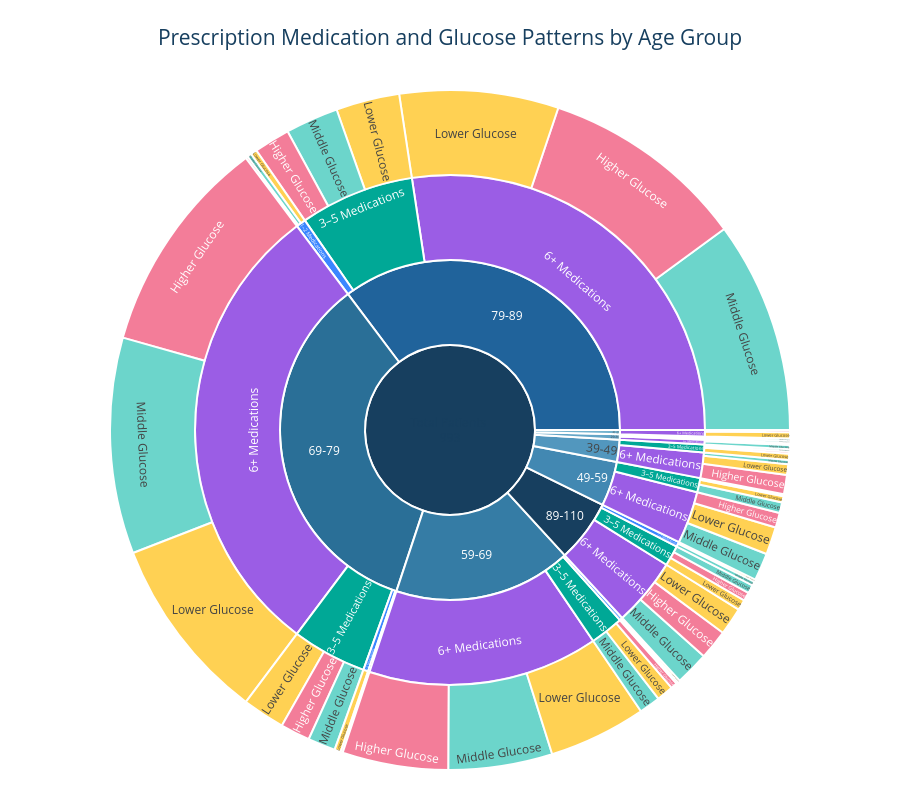

The notebook cell this image was saved under:
### Markdown cell above
# PA5: Among patients receiving multiple medications, which age groups show the greatest medication burden, and how do their glucose levels differ across these groups? 

## Prescription Medication and Laboratory Results — Sunburst Chart
### Reasoning

Combining prescription records with glucose measurements helps us understand how laboratory results vary among patients taking different numbers of medications. A Sunburst chart shows these patterns across age groups, making it easier to identify patient groups that may benefit from further laboratory and medication review.

### Code cell
import pandas as pd
import numpy as np
import plotly.graph_objects as go
import re

# --------------------------------------------------
# 1. Define columns
# --------------------------------------------------

ID_COL = "inpatient_number"
AGE_COL = "agecat"
GLUCOSE_COL = "glucose_blood_gas"

# Identify medication column
med_options = [
    "drug_name",
    "medication_name",
    "medicine_name",
    "prescription_name",
    "generic_name",
    "drug",
    "medication",
    "medicine",
    "drug_class",
    "drug_code"
]

MED_COL = next(
    (col for col in med_options if col in prescriptions.columns),
    None
)

if MED_COL is None:

    print("Available prescription columns:")
    print(prescriptions.columns.tolist())

    raise ValueError(
        "Please select the correct medication column."
    )

print("Medication column:", MED_COL)


# --------------------------------------------------
# 2. Prepare patient and glucose data
# --------------------------------------------------

tmp = patient[
    [ID_COL, AGE_COL, GLUCOSE_COL]
].copy()

tmp[GLUCOSE_COL] = pd.to_numeric(
    tmp[GLUCOSE_COL],
    errors="coerce"
)

tmp[GLUCOSE_COL] = tmp[GLUCOSE_COL].replace(
    [np.inf, -np.inf],
    np.nan
)

tmp = tmp.dropna(
    subset=[ID_COL, AGE_COL, GLUCOSE_COL]
)

# Standardize inpatient IDs
tmp[ID_COL] = (
    tmp[ID_COL]
    .astype(str)
    .str.strip()
)

# Keep one glucose measurement per inpatient ID
# Use the median if multiple results are available
glucose_data = (
    tmp.groupby(
        ID_COL,
        as_index=False
    )
    .agg({
        AGE_COL: "first",
        GLUCOSE_COL: "median"
    })
)


# --------------------------------------------------
# 3. Count distinct prescribed medications
# --------------------------------------------------

med_data = prescriptions[
    [ID_COL, MED_COL]
].copy()

med_data = med_data.dropna()

med_data[ID_COL] = (
    med_data[ID_COL]
    .astype(str)
    .str.strip()
)

med_data[MED_COL] = (
    med_data[MED_COL]
    .astype(str)
    .str.strip()
    .str.lower()
)

# Remove blank medication names
med_data = med_data[
    med_data[MED_COL] != ""
]

# Count unique medication names per inpatient ID
med_counts = (
    med_data.groupby(ID_COL)[MED_COL]
    .nunique()
    .reset_index(name="Medication Count")
)

# Combine glucose and prescription information
sunburst_data = glucose_data.merge(
    med_counts,
    on=ID_COL,
    how="left"
)

# No matching prescription record
sunburst_data["Medication Count"] = (
    sunburst_data["Medication Count"]
    .fillna(0)
    .astype(int)
)


# --------------------------------------------------
# 4. Create medication categories
# --------------------------------------------------

def medication_group(count):

    if count == 0:
        return "No Prescription Listed"

    elif count <= 2:
        return "1–2 Medications"

    elif count <= 5:
        return "3–5 Medications"

    else:
        return "6+ Medications"


sunburst_data["Medication Group"] = (
    sunburst_data["Medication Count"]
    .apply(medication_group)
)


# --------------------------------------------------
# 5. Create glucose comparison categories
# --------------------------------------------------

lower = sunburst_data[GLUCOSE_COL].quantile(1/3)
upper = sunburst_data[GLUCOSE_COL].quantile(2/3)

if lower >= upper:
    raise ValueError(
        "Glucose values cannot be divided into three distinct groups."
    )

sunburst_data["Glucose Level"] = np.select(

    [
        sunburst_data[GLUCOSE_COL] < lower,
        sunburst_data[GLUCOSE_COL] > upper
    ],

    [
        "Lower Glucose",
        "Higher Glucose"
    ],

    default="Middle Glucose"
)


# --------------------------------------------------
# 6. Prepare summary for Sunburst
# --------------------------------------------------

sunburst_data["Age Category"] = (
    sunburst_data[AGE_COL].astype(str)
)

summary = (
    sunburst_data.groupby(
        [
            "Age Category",
            "Medication Group",
            "Glucose Level"
        ],
        observed=True
    )
    .size()
    .reset_index(name="Patient Count")
)

# Total tested patients in each age and medication group
summary["Tested Patients"] = (
    summary.groupby(
        ["Age Category", "Medication Group"]
    )["Patient Count"]
    .transform("sum")
)

summary["Patient Percentage"] = (
    summary["Patient Count"]
    / summary["Tested Patients"]
    * 100
)


# --------------------------------------------------
# 7. Define colors
# --------------------------------------------------

age_colors = [
    "#173F5F",
    "#20639B",
    "#2A6F97",
    "#357CA5",
    "#4288B2",
    "#5297BE",
    "#63A5C6",
    "#74B3CE"
]

med_colors = {
    "No Prescription Listed": "#94A3B8",
    "1–2 Medications": "#3A86FF",
    "3–5 Medications": "#00A896",
    "6+ Medications": "#9B5DE5"
}

glucose_colors = {
    "Lower Glucose": "#FFBE0B",
    "Middle Glucose": "#2EC4B6",
    "Higher Glucose": "#EF476F"
}


# --------------------------------------------------
# 8. Define category order
# --------------------------------------------------

def age_sort_key(age):

    numbers = re.findall(
        r"\d+",
        str(age)
    )

    return int(numbers[0]) if numbers else -1


age_nodes = sorted(
    summary["Age Category"].unique(),
    key=age_sort_key,
    reverse=True
)

med_nodes = [
    "No Prescription Listed",
    "1–2 Medications",
    "3–5 Medications",
    "6+ Medications"
]

glucose_nodes = [
    "Higher Glucose",
    "Middle Glucose",
    "Lower Glucose"
]


# --------------------------------------------------
# 9. Build Sunburst hierarchy
# --------------------------------------------------

nodes = []

def add_node(node_id, label, parent, count, color, hover):

    nodes.append({
        "id": node_id,
        "label": label,
        "parent": parent,
        "value": int(count),
        "color": color,
        "hover": hover
    })


# Main circle - Total Patients

total_patients = int(
    summary["Patient Count"].sum()
)

add_node(
    "root",
    f"Total Patients<br>{total_patients:,}",
    "",
    total_patients,
    "#173F5F",
    (
        f"<b>Total Patients: {total_patients:,}</b><br>"
    )
)


# Age groups
for i, age in enumerate(age_nodes):

    age_data = summary[
        summary["Age Category"] == age
    ]

    age_id = f"age:{age}"

    age_count = age_data["Patient Count"].sum()

    add_node(
        age_id,
        age,
        "root",
        age_count,
        age_colors[i % len(age_colors)],
        (
            f"<b>Age Group: {age}</b><br>"
            f"Tested Patients: {int(age_count):,}"
        )
    )

    # Medication groups
    for med in med_nodes:

        med_data_group = age_data[
            age_data["Medication Group"] == med
        ]

        if med_data_group.empty:
            continue

        med_id = f"{age_id}|med:{med}"

        med_count = med_data_group[
            "Patient Count"
        ].sum()

        add_node(
            med_id,
            med,
            age_id,
            med_count,
            med_colors[med],
            (
                f"<b>{med}</b><br>"
                f"Age Group: {age}<br>"
                f"Patient Count: {int(med_count):,}"
            )
        )

        # Glucose categories
        for glucose in glucose_nodes:

            glucose_data_group = med_data_group[
                med_data_group["Glucose Level"] == glucose
            ]

            if glucose_data_group.empty:
                continue

            row = glucose_data_group.iloc[0]

            count = int(row["Patient Count"])
            tested = int(row["Tested Patients"])
            percentage = float(row["Patient Percentage"])

            add_node(
                f"{med_id}|glucose:{glucose}",
                glucose,
                med_id,
                count,
                glucose_colors[glucose],

                (
                    f"<b>{glucose}</b><br>"
                    f"Age Group: {age}<br>"
                    f"Medication Group: {med}<br>"
                    f"Patient Count: {count:,}<br>"
                    f"Tested Patients: {tested:,}<br>"
                    f"Patient Percentage: {percentage:.1f}%"
                )
            )


# --------------------------------------------------
# 10. Create Sunburst chart
# --------------------------------------------------

fig = go.Figure(

    go.Sunburst(

        ids=[
            n["id"]
            for n in nodes
        ],

        labels=[
            n["label"]
            for n in nodes
        ],

        parents=[
            n["parent"]
            for n in nodes
        ],

        values=[
            n["value"]
            for n in nodes
        ],

        branchvalues="total",

        marker=dict(
            colors=[
                n["color"]
                for n in nodes
            ],

            line=dict(
                color="white",
                width=2
            )
        ),

        customdata=[
            n["hover"]
            for n in nodes
        ],

        hovertemplate=(
            "%{customdata}"
            "<extra></extra>"
        ),

        text=[
            f"Total Patients <br>{total_patients:,}"
                if n["id"] == "root"
                else n["label"]
                for n in nodes
            ],

        textinfo="text",
        texttemplate="%{text}",
        insidetextorientation="auto",
        maxdepth=4

    )
)


# --------------------------------------------------
# 11. Customize chart appearance
# --------------------------------------------------

fig.update_layout(

    title=dict(
        text="Prescription Medication and Glucose Patterns by Age Group",
        x=0.5,
        font=dict(
            size=21,
            color="#173F5F"
        )
    ),

    height=800,

    paper_bgcolor="white",

    font=dict(
        size=12,
        color="#173F5F"
    ),

    margin=dict(
        t=90,
        l=30,
        r=30,
        b=30
    )
)

fig.show()

### Figure 1 — Plotly figure (JSON) as saved in the notebook; plotly's stock layout.template omitted (floating-point values rounded to 4 significant figures)
{"data": [{"branchvalues": "total", "customdata": ["<b>Total Patients: 993</b><br>", "<b>Age Group: 89-110</b><br>Tested Patients: 59", "<b>1–2 Medications</b><br>Age Group: 89-110<br>Patient Count: 3", "<b>Middle Glucose</b><br>Age Group: 89-110<br>Medication Group: 1–2 Medications<br>Patient Count: 2<br>Tested Patients: 3<br>Patient Percentage: 66.7%", "<b>Lower Glucose</b><br>Age Group: 89-110<br>Medication Group: 1–2 Medications<br>Patient Count: 1<br>Tested Patients: 3<br>Patient Percentage: 33.3%", "<b>3–5 Medications</b><br>Age Group: 89-110<br>Patient Count: 13", "<b>Higher Glucose</b><br>Age Group: 89-110<br>Medication Group: 3–5 Medications<br>Patient Count: 4<br>Tested Patients: 13<br>Patient Percentage: 30.8%", "<b>Middle Glucose</b><br>Age Group: 89-110<br>Medication Group: 3–5 Medications<br>Patient Count: 4<br>Tested Patients: 13<br>Patient Percentage: 30.8%", "<b>Lower Glucose</b><br>Age Group: 89-110<br>Medication Group: 3–5 Medications<br>Patient Count: 5<br>Tested Patients: 13<br>Patient Percentage: 38.5%", "<b>6+ Medications</b><br>Age Group: 89-110<br>Patient Count: 43", "<b>Higher Glucose</b><br>Age Group: 89-110<br>Medication Group: 6+ Medications<br>Patient Count: 14<br>Tested Patients: 43<br>Patient Percentage: 32.6%", "<b>Middle Glucose</b><br>Age Group: 89-110<br>Medication Group: 6+ Medications<br>Patient Count: 16<br>Tested Patients: 43<br>Patient Percentage: 37.2%", "<b>Lower Glucose</b><br>Age Group: 89-110<br>Medication Group: 6+ Medications<br>Patient Count: 13<br>Tested Patients: 43<br>Patient Percentage: 30.2%", "<b>Age Group: 79-89</b><br>Tested Patients: 350", "<b>1–2 Medications</b><br>Age Group: 79-89<br>Patient Count: 6", "<b>Higher Glucose</b><br>Age Group: 79-89<br>Medication Group: 1–2 Medications<br>Patient Count: 1<br>Tested Patients: 6<br>Patient Percentage: 16.7%", "<b>Middle Glucose</b><br>Age Group: 79-89<br>Medication Group: 1–2 Medications<br>Patient Count: 2<br>Tested Patients: 6<br>Patient Percentage: 33.3%", "<b>Lower Glucose</b><br>Age Group: 79-89<br>Medication Group: 1–2 Medications<br>Patient Count: 3<br>Tested Patients: 6<br>Patient Percentage: 50.0%", "<b>3–5 Medications</b><br>Age Group: 79-89<br>Patient Count: 72", "<b>Higher Glucose</b><br>Age Group: 79-89<br>Medication Group: 3–5 Medications<br>Patient Count: 17<br>Tested Patients: 72<br>Patient Percentage: 23.6%", "<b>Middle Glucose</b><br>Age Group: 79-89<br>Medication Group: 3–5 Medications<br>Patient Count: 25<br>Tested Patients: 72<br>Patient Percentage: 34.7%", "<b>Lower Glucose</b><br>Age Group: 79-89<br>Medication Group: 3–5 Medications<br>Patient Count: 30<br>Tested Patients: 72<br>Patient Percentage: 41.7%", "<b>6+ Medications</b><br>Age Group: 79-89<br>Patient Count: 272", "<b>Higher Glucose</b><br>Age Group: 79-89<br>Medication Group: 6+ Medications<br>Patient Count: 97<br>Tested Patients: 272<br>Patient Percentage: 35.7%", "<b>Middle Glucose</b><br>Age Group: 79-89<br>Medication Group: 6+ Medications<br>Patient Count: 100<br>Tested Patients: 272<br>Patient Percentage: 36.8%", "<b>Lower Glucose</b><br>Age Group: 79-89<br>Medication Group: 6+ Medications<br>Patient Count: 75<br>Tested Patients: 272<br>Patient Percentage: 27.6%", "<b>Age Group: 69-79</b><br>Tested Patients: 344", "<b>No Prescription Listed</b><br>Age Group: 69-79<br>Patient Count: 1", "<b>Higher Glucose</b><br>Age Group: 69-79<br>Medication Group: No Prescription Listed<br>Patient Count: 1<br>Tested Patients: 1<br>Patient Percentage: 100.0%", "<b>1–2 Medications</b><br>Age Group: 69-79<br>Patient Count: 3", "<b>Lower Glucose</b><br>Age Group: 69-79<br>Medication Group: 1–2 Medications<br>Patient Count: 3<br>Tested Patients: 3<br>Patient Percentage: 100.0%", "<b>3–5 Medications</b><br>Age Group: 69-79<br>Patient Count: 47", "<b>Higher Glucose</b><br>Age Group: 69-79<br>Medication Group: 3–5 Medications<br>Patient Count: 14<br>Tested Patients: 47<br>Patient Percentage: 29.8%", "<b>Middle Glucose</b><br>Age Group: 69-79<br>Medication Group: 3–5 Medications<br>Patient Count: 13<br>Tested Patients: 47<br>Patient Percentage: 27.7%", "<b>Lower Glucose</b><br>Age Group: 69-79<br>Medication Group: 3–5 Medications<br>Patient Count: 20<br>Tested Patients: 47<br>Patient Percentage: 42.6%", "<b>6+ Medications</b><br>Age Group: 69-79<br>Patient Count: 293", "<b>Higher Glucose</b><br>Age Group: 69-79<br>Medication Group: 6+ Medications<br>Patient Count: 103<br>Tested Patients: 293<br>Patient Percentage: 35.2%", "<b>Middle Glucose</b><br>Age Group: 69-79<br>Medication Group: 6+ Medications<br>Patient Count: 102<br>Tested Patients: 293<br>Patient Percentage: 34.8%", "<b>Lower Glucose</b><br>Age Group: 69-79<br>Medication Group: 6+ Medications<br>Patient Count: 88<br>Tested Patients: 293<br>Patient Percentage: 30.0%", "<b>Age Group: 59-69</b><br>Tested Patients: 168", "<b>1–2 Medications</b><br>Age Group: 59-69<br>Patient Count: 2", "<b>Higher Glucose</b><br>Age Group: 59-69<br>Medication Group: 1–2 Medications<br>Patient Count: 1<br>Tested Patients: 2<br>Patient Percentage: 50.0%", "<b>Lower Glucose</b><br>Age Group: 59-69<br>Medication Group: 1–2 Medications<br>Patient Count: 1<br>Tested Patients: 2<br>Patient Percentage: 50.0%", "<b>3–5 Medications</b><br>Age Group: 59-69<br>Patient Count: 21", "<b>Higher Glucose</b><br>Age Group: 59-69<br>Medication Group: 3–5 Medications<br>Patient Count: 3<br>Tested Patients: 21<br>Patient Percentage: 14.3%", "<b>Middle Glucose</b><br>Age Group: 59-69<br>Medication Group: 3–5 Medications<br>Patient Count: 10<br>Tested Patients: 21<br>Patient Percentage: 47.6%", "<b>Lower Glucose</b><br>Age Group: 59-69<br>Medication Group: 3–5 Medications<br>Patient Count: 8<br>Tested Patients: 21<br>Patient Percentage: 38.1%", "<b>6+ Medications</b><br>Age Group: 59-69<br>Patient Count: 145", "<b>Higher Glucose</b><br>Age Group: 59-69<br>Medication Group: 6+ Medications<br>Patient Count: 50<br>Tested Patients: 145<br>Patient Percentage: 34.5%", "<b>Middle Glucose</b><br>Age Group: 59-69<br>Medication Group: 6+ Medications<br>Patient Count: 49<br>Tested Patients: 145<br>Patient Percentage: 33.8%", "<b>Lower Glucose</b><br>Age Group: 59-69<br>Medication Group: 6+ Medications<br>Patient Count: 46<br>Tested Patients: 145<br>Patient Percentage: 31.7%", "<b>Age Group: 49-59</b><br>Tested Patients: 42", "<b>3–5 Medications</b><br>Age Group: 49-59<br>Patient Count: 9", "<b>Higher Glucose</b><br>Age Group: 49-59<br>Medication Group: 3–5 Medications<br>Patient Count: 1<br>Tested Patients: 9<br>Patient Percentage: 11.1%", "<b>Middle Glucose</b><br>Age Group: 49-59<br>Medication Group: 3–5 Medications<br>Patient Count: 5<br>Tested Patients: 9<br>Patient Percentage: 55.6%", "<b>Lower Glucose</b><br>Age Group: 49-59<br>Medication Group: 3–5 Medications<br>Patient Count: 3<br>Tested Patients: 9<br>Patient Percentage: 33.3%", "<b>6+ Medications</b><br>Age Group: 49-59<br>Patient Count: 33", "<b>Higher Glucose</b><br>Age Group: 49-59<br>Medication Group: 6+ Medications<br>Patient Count: 7<br>Tested Patients: 33<br>Patient Percentage: 21.2%", "<b>Middle Glucose</b><br>Age Group: 49-59<br>Medication Group: 6+ Medications<br>Patient Count: 13<br>Tested Patients: 33<br>Patient Percentage: 39.4%", "<b>Lower Glucose</b><br>Age Group: 49-59<br>Medication Group: 6+ Medications<br>Patient Count: 13<br>Tested Patients: 33<br>Patient Percentage: 39.4%", "<b>Age Group: 39-49</b><br>Tested Patients: 21", "<b>3–5 Medications</b><br>Age Group: 39-49<br>Patient Count: 5", "<b>Higher Glucose</b><br>Age Group: 39-49<br>Medication Group: 3–5 Medications<br>Patient Count: 1<br>Tested Patients: 5<br>Patient Percentage: 20.0%", "<b>Middle Glucose</b><br>Age Group: 39-49<br>Medication Group: 3–5 Medications<br>Patient Count: 1<br>Tested Patients: 5<br>Patient Percentage: 20.0%", "<b>Lower Glucose</b><br>Age Group: 39-49<br>Medication Group: 3–5 Medications<br>Patient Count: 3<br>Tested Patients: 5<br>Patient Percentage: 60.0%", "<b>6+ Medications</b><br>Age Group: 39-49<br>Patient Count: 16", "<b>Higher Glucose</b><br>Age Group: 39-49<br>Medication Group: 6+ Medications<br>Patient Count: 9<br>Tested Patients: 16<br>Patient Percentage: 56.2%", "<b>Middle Glucose</b><br>Age Group: 39-49<br>Medication Group: 6+ Medications<br>Patient Count: 2<br>Tested Patients: 16<br>Patient Percentage: 12.5%", "<b>Lower Glucose</b><br>Age Group: 39-49<br>Medication Group: 6+ Medications<br>Patient Count: 5<br>Tested Patients: 16<br>Patient Percentage: 31.2%", "<b>Age Group: 29-39</b><br>Tested Patients: 5", "<b>1–2 Medications</b><br>Age Group: 29-39<br>Patient Count: 1", "<b>Middle Glucose</b><br>Age Group: 29-39<br>Medication Group: 1–2 Medications<br>Patient Count: 1<br>Tested Patients: 1<br>Patient Percentage: 100.0%", "<b>3–5 Medications</b><br>Age Group: 29-39<br>Patient Count: 1", "<b>Middle Glucose</b><br>Age Group: 29-39<br>Medication Group: 3–5 Medications<br>Patient Count: 1<br>Tested Patients: 1<br>Patient Percentage: 100.0%", "<b>6+ Medications</b><br>Age Group: 29-39<br>Patient Count: 3", "<b>Higher Glucose</b><br>Age Group: 29-39<br>Medication Group: 6+ Medications<br>Patient Count: 1<br>Tested Patients: 3<br>Patient Percentage: 33.3%", "<b>Middle Glucose</b><br>Age Group: 29-39<br>Medication Group: 6+ Medications<br>Patient Count: 2<br>Tested Patients: 3<br>Patient Percentage: 66.7%", "<b>Age Group: 21-29</b><br>Tested Patients: 4", "<b>6+ Medications</b><br>Age Group: 21-29<br>Patient Count: 4", "<b>Higher Glucose</b><br>Age Group: 21-29<br>Medication Group: 6+ Medications<br>Patient Count: 1<br>Tested Patients: 4<br>Patient Percentage: 25.0%", "<b>Lower Glucose</b><br>Age Group: 21-29<br>Medication Group: 6+ Medications<br>Patient Count: 3<br>Tested Patients: 4<br>Patient Percentage: 75.0%"], "hovertemplate": "%{customdata}<extra></extra>", "ids": ["root", "age:89-110", "age:89-110|med:1–2 Medications", "age:89-110|med:1–2 Medications|glucose:Middle Glucose", "age:89-110|med:1–2 Medications|glucose:Lower Glucose", "age:89-110|med:3–5 Medications", "age:89-110|med:3–5 Medications|glucose:Higher Glucose", "age:89-110|med:3–5 Medications|glucose:Middle Glucose", "age:89-110|med:3–5 Medications|glucose:Lower Glucose", "age:89-110|med:6+ Medications", "age:89-110|med:6+ Medications|glucose:Higher Glucose", "age:89-110|med:6+ Medications|glucose:Middle Glucose", "age:89-110|med:6+ Medications|glucose:Lower Glucose", "age:79-89", "age:79-89|med:1–2 Medications", "age:79-89|med:1–2 Medications|glucose:Higher Glucose", "age:79-89|med:1–2 Medications|glucose:Middle Glucose", "age:79-89|med:1–2 Medications|glucose:Lower Glucose", "age:79-89|med:3–5 Medications", "age:79-89|med:3–5 Medications|glucose:Higher Glucose", "age:79-89|med:3–5 Medications|glucose:Middle Glucose", "age:79-89|med:3–5 Medications|glucose:Lower Glucose", "age:79-89|med:6+ Medications", "age:79-89|med:6+ Medications|glucose:Higher Glucose", "age:79-89|med:6+ Medications|glucose:Middle Glucose", "age:79-89|med:6+ Medications|glucose:Lower Glucose", "age:69-79", "age:69-79|med:No Prescription Listed", "age:69-79|med:No Prescription Listed|glucose:Higher Glucose", "age:69-79|med:1–2 Medications", "age:69-79|med:1–2 Medications|glucose:Lower Glucose", "age:69-79|med:3–5 Medications", "age:69-79|med:3–5 Medications|glucose:Higher Glucose", "age:69-79|med:3–5 Medications|glucose:Middle Glucose", "age:69-79|med:3–5 Medications|glucose:Lower Glucose", "age:69-79|med:6+ Medications", "age:69-79|med:6+ Medications|glucose:Higher Glucose", "age:69-79|med:6+ Medications|glucose:Middle Glucose", "age:69-79|med:6+ Medications|glucose:Lower Glucose", "age:59-69", "age:59-69|med:1–2 Medications", "age:59-69|med:1–2 Medications|glucose:Higher Glucose", "age:59-69|med:1–2 Medications|glucose:Lower Glucose", "age:59-69|med:3–5 Medications", "age:59-69|med:3–5 Medications|glucose:Higher Glucose", "age:59-69|med:3–5 Medications|glucose:Middle Glucose", "age:59-69|med:3–5 Medications|glucose:Lower Glucose", "age:59-69|med:6+ Medications", "age:59-69|med:6+ Medications|glucose:Higher Glucose", "age:59-69|med:6+ Medications|glucose:Middle Glucose", "age:59-69|med:6+ Medications|glucose:Lower Glucose", "age:49-59", "age:49-59|med:3–5 Medications", "age:49-59|med:3–5 Medications|glucose:Higher Glucose", "age:49-59|med:3–5 Medications|glucose:Middle Glucose", "age:49-59|med:3–5 Medications|glucose:Lower Glucose", "age:49-59|med:6+ Medications", "age:49-59|med:6+ Medications|glucose:Higher Glucose", "age:49-59|med:6+ Medications|glucose:Middle Glucose", "age:49-59|med:6+ Medications|glucose:Lower Glucose", "age:39-49", "age:39-49|med:3–5 Medications", "age:39-49|med:3–5 Medications|glucose:Higher Glucose", "age:39-49|med:3–5 Medications|glucose:Middle Glucose", "age:39-49|med:3–5 Medications|glucose:Lower Glucose", "age:39-49|med:6+ Medications", "age:39-49|med:6+ Medications|glucose:Higher Glucose", "age:39-49|med:6+ Medications|glucose:Middle Glucose", "age:39-49|med:6+ Medications|glucose:Lower Glucose", "age:29-39", "age:29-39|med:1–2 Medications", "age:29-39|med:1–2 Medications|glucose:Middle Glucose", "age:29-39|med:3–5 Medications", "age:29-39|med:3–5 Medications|glucose:Middle Glucose", "age:29-39|med:6+ Medications", "age:29-39|med:6+ Medications|glucose:Higher Glucose", "age:29-39|med:6+ Medications|glucose:Middle Glucose", "age:21-29", "age:21-29|med:6+ Medications", "age:21-29|med:6+ Medications|glucose:Higher Glucose", "age:21-29|med:6+ Medications|glucose:Lower Glucose"], "insidetextorientation": "auto", "labels": ["Total Patients<br>993", "89-110", "1–2 Medications", "Middle Glucose", "Lower Glucose", "3–5 Medications", "Higher Glucose", "Middle Glucose", "Lower Glucose", "6+ Medications", "Higher Glucose", "Middle Glucose", "Lower Glucose", "79-89", "1–2 Medications", "Higher Glucose", "Middle Glucose", "Lower Glucose", "3–5 Medications", "Higher Glucose", "Middle Glucose", "Lower Glucose", "6+ Medications", "Higher Glucose", "Middle Glucose", "Lower Glucose", "69-79", "No Prescription Listed", "Higher Glucose", "1–2 Medications", "Lower Glucose", "3–5 Medications", "Higher Glucose", "Middle Glucose", "Lower Glucose", "6+ Medications", "Higher Glucose", "Middle Glucose", "Lower Glucose", "59-69", "1–2 Medications", "Higher Glucose", "Lower Glucose", "3–5 Medications", "Higher Glucose", "Middle Glucose", "Lower Glucose", "6+ Medications", "Higher Glucose", "Middle Glucose", "Lower Glucose", "49-59", "3–5 Medications", "Higher Glucose", "Middle Glucose", "Lower Glucose", "6+ Medications", "Higher Glucose", "Middle Glucose", "Lower Glucose", "39-49", "3–5 Medications", "Higher Glucose", "Middle Glucose", "Lower Glucose", "6+ Medications", "Higher Glucose", "Middle Glucose", "Lower Glucose", "29-39", "1–2 Medications", "Middle Glucose", "3–5 Medications", "Middle Glucose", "6+ Medications", "Higher Glucose", "Middle Glucose", "21-29", "6+ Medications", "Higher Glucose", "Lower Glucose"], "marker": {"colors": ["#173F5F", "#173F5F", "#3A86FF", "#2EC4B6", "#FFBE0B", "#00A896", "#EF476F", "#2EC4B6", "#FFBE0B", "#9B5DE5", "#EF476F", "#2EC4B6", "#FFBE0B", "#20639B", "#3A86FF", "#EF476F", "#2EC4B6", "#FFBE0B", "#00A896", "#EF476F", "#2EC4B6", "#FFBE0B", "#9B5DE5", "#EF476F", "#2EC4B6", "#FFBE0B", "#2A6F97", "#94A3B8", "#EF476F", "#3A86FF", "#FFBE0B", "#00A896", "#EF476F", "#2EC4B6", "#FFBE0B", "#9B5DE5", "#EF476F", "#2EC4B6", "#FFBE0B", "#357CA5", "#3A86FF", "#EF476F", "#FFBE0B", "#00A896", "#EF476F", "#2EC4B6", "#FFBE0B", "#9B5DE5", "#EF476F", "#2EC4B6", "#FFBE0B", "#4288B2", "#00A896", "#EF476F", "#2EC4B6", "#FFBE0B", "#9B5DE5", "#EF476F", "#2EC4B6", "#FFBE0B", "#5297BE", "#00A896", "#EF476F", "#2EC4B6", "#FFBE0B", "#9B5DE5", "#EF476F", "#2EC4B6", "#FFBE0B", "#63A5C6", "#3A86FF", "#2EC4B6", "#00A896", "#2EC4B6", "#9B5DE5", "#EF476F", "#2EC4B6", "#74B3CE", "#9B5DE5", "#EF476F", "#FFBE0B"], "line": {"color": "white", "width": 2}}, "maxdepth": 4, "parents": ["", "root", "age:89-110", "age:89-110|med:1–2 Medications", "age:89-110|med:1–2 Medications", "age:89-110", "age:89-110|med:3–5 Medications", "age:89-110|med:3–5 Medications", "age:89-110|med:3–5 Medications", "age:89-110", "age:89-110|med:6+ Medications", "age:89-110|med:6+ Medications", "age:89-110|med:6+ Medications", "root", "age:79-89", "age:79-89|med:1–2 Medications", "age:79-89|med:1–2 Medications", "age:79-89|med:1–2 Medications", "age:79-89", "age:79-89|med:3–5 Medications", "age:79-89|med:3–5 Medications", "age:79-89|med:3–5 Medications", "age:79-89", "age:79-89|med:6+ Medications", "age:79-89|med:6+ Medications", "age:79-89|med:6+ Medications", "root", "age:69-79", "age:69-79|med:No Prescription Listed", "age:69-79", "age:69-79|med:1–2 Medications", "age:69-79", "age:69-79|med:3–5 Medications", "age:69-79|med:3–5 Medications", "age:69-79|med:3–5 Medications", "age:69-79", "age:69-79|med:6+ Medications", "age:69-79|med:6+ Medications", "age:69-79|med:6+ Medications", "root", "age:59-69", "age:59-69|med:1–2 Medications", "age:59-69|med:1–2 Medications", "age:59-69", "age:59-69|med:3–5 Medications", "age:59-69|med:3–5 Medications", "age:59-69|med:3–5 Medications", "age:59-69", "age:59-69|med:6+ Medications", "age:59-69|med:6+ Medications", "age:59-69|med:6+ Medications", "root", "age:49-59", "age:49-59|med:3–5 Medications", "age:49-59|med:3–5 Medications", "age:49-59|med:3–5 Medications", "age:49-59", "age:49-59|med:6+ Medications", "age:49-59|med:6+ Medications", "age:49-59|med:6+ Medications", "root", "age:39-49", "age:39-49|med:3–5 Medications", "age:39-49|med:3–5 Medications", "age:39-49|med:3–5 Medications", "age:39-49", "age:39-49|med:6+ Medications", "age:39-49|med:6+ Medications", "age:39-49|med:6+ Medications", "root", "age:29-39", "age:29-39|med:1–2 Medications", "age:29-39", "age:29-39|med:3–5 Medications", "age:29-39", "age:29-39|med:6+ Medications", "age:29-39|med:6+ Medications", "root", "age:21-29", "age:21-29|med:6+ Medications", "age:21-29|med:6+ Medications"], "text": ["Total Patients <br>993", "89-110", "1–2 Medications", "Middle Glucose", "Lower Glucose", "3–5 Medications", "Higher Glucose", "Middle Glucose", "Lower Glucose", "6+ Medications", "Higher Glucose", "Middle Glucose", "Lower Glucose", "79-89", "1–2 Medications", "Higher Glucose", "Middle Glucose", "Lower Glucose", "3–5 Medications", "Higher Glucose", "Middle Glucose", "Lower Glucose", "6+ Medications", "Higher Glucose", "Middle Glucose", "Lower Glucose", "69-79", "No Prescription Listed", "Higher Glucose", "1–2 Medications", "Lower Glucose", "3–5 Medications", "Higher Glucose", "Middle Glucose", "Lower Glucose", "6+ Medications", "Higher Glucose", "Middle Glucose", "Lower Glucose", "59-69", "1–2 Medications", "Higher Glucose", "Lower Glucose", "3–5 Medications", "Higher Glucose", "Middle Glucose", "Lower Glucose", "6+ Medications", "Higher Glucose", "Middle Glucose", "Lower Glucose", "49-59", "3–5 Medications", "Higher Glucose", "Middle Glucose", "Lower Glucose", "6+ Medications", "Higher Glucose", "Middle Glucose", "Lower Glucose", "39-49", "3–5 Medications", "Higher Glucose", "Middle Glucose", "Lower Glucose", "6+ Medications", "Higher Glucose", "Middle Glucose", "Lower Glucose", "29-39", "1–2 Medications", "Middle Glucose", "3–5 Medications", "Middle Glucose", "6+ Medications", "Higher Glucose", "Middle Glucose", "21-29", "6+ Medications", "Higher Glucose", "Lower Glucose"], "textinfo": "text", "texttemplate": "%{text}", "type": "sunburst", "values": [993, 59, 3, 2, 1, 13, 4, 4, 5, 43, 14, 16, 13, 350, 6, 1, 2, 3, 72, 17, 25, 30, 272, 97, 100, 75, 344, 1, 1, 3, 3, 47, 14, 13, 20, 293, 103, 102, 88, 168, 2, 1, 1, 21, 3, 10, 8, 145, 50, 49, 46, 42, 9, 1, 5, 3, 33, 7, 13, 13, 21, 5, 1, 1, 3, 16, 9, 2, 5, 5, 1, 1, 1, 1, 3, 1, 2, 4, 4, 1, 3]}], "layout": {"font": {"color": "#173F5F", "size": 12}, "height": 800, "margin": {"b": 30, "l": 30, "r": 30, "t": 90}, "paper_bgcolor": "white", "title": {"font": {"color": "#173F5F", "size": 21}, "text": "Prescription Medication and Glucose Patterns by Age Group", "x": 0.5}}}
